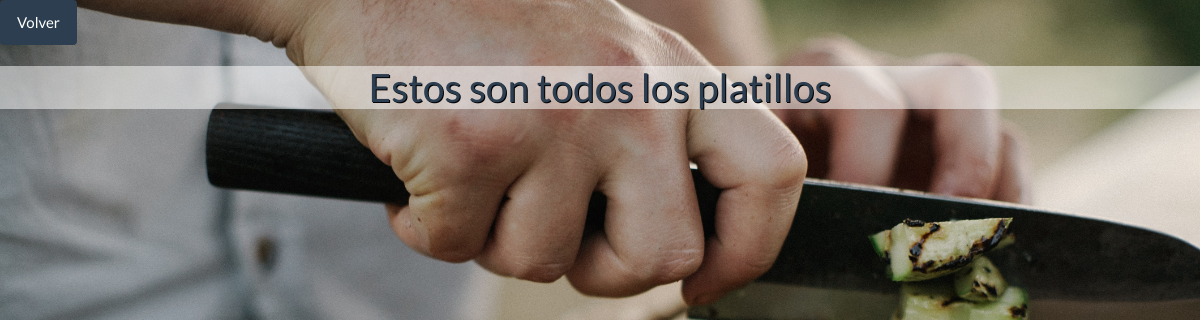
The page /platillo/ver on the database as committed earlier.
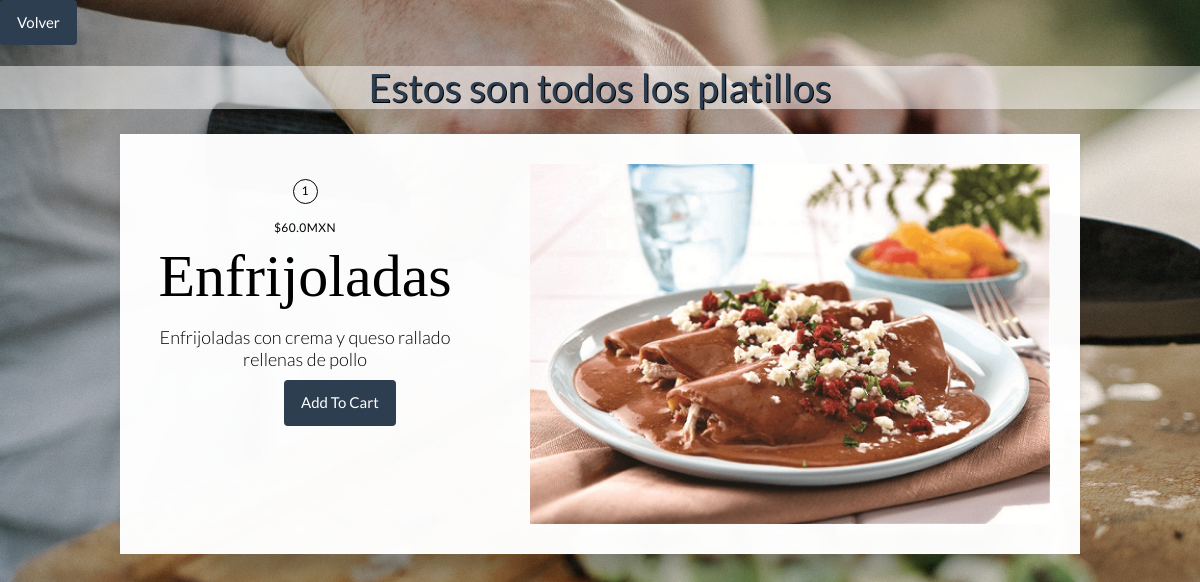
The same page on the database as committed later.
### platillo/models.py (models this page shows, shortened)
class Platillo(models.Model):
    id = models.AutoField(primary_key=True)
    nombre = models.CharField(max_length=200, unique=True)
    descripcion = models.CharField(max_length=500, null=True)
    precio = models.FloatField(null=False, default=0)
    imagen = models.ImageField(null=True, upload_to=directorio_imagen)
    categoria = models.ForeignKey(
        'categoria.Categoria', on_delete=models.CASCADE)
    class Meta:
        db_table = 'platillo'
        verbose_name_plural = "Platillos"

### platillo/views.py (the view)
# urls.py: path('ver', views.VerPlatillos.as_view(), name="ver"),
class VerPlatillos(View):
    template = "platillo/ver_platillos.html"
    def get(self, request):
        platillos = Platillo.objects.all()
        contexto = {"platillos": platillos}
        return render(request, self.template, contexto)

### platillo/templates/platillo/ver_platillos.html (shortened to what this page needs)
{% load static %}
<link rel="stylesheet" type="text/css" href={% static 'platillo/css/ver_platillos.css'%}>
<link rel="stylesheet" href="{% static 'css/bootstrap.min.css' %}">
<div class="return-btn" style="text-align: start">
        <a class="btn btn-primary" href="../../../platillo/">Volver</a>
</div>
<h1>Estos son todos los platillos</h1>
{% for platillo_original in platillos%}
    <div id="{{platillo.id}}">
        <div class="card-container">
  <div class="card u-clearfix">
    <div class="card-body">
      <span class="card-number card-circle subtle">{{platillo_original.id}}</span>
      <span class="card-author subtle">${{platillo_original.precio}}MXN</span>
      <h2 class="card-title">{{platillo_original.nombre}}</h2>
      <span class="card-description subtle">{{platillo_original.descripcion}}</span>
    </div>
    <img src="{{platillo_original.imagen.url}}" alt="" class="card-media" height="360" width="auto"/>
    <a class="btn btn-primary" href="{% url 'cliente:cart_add' platillo_original.id %}">Add To Cart</a>
  </div>
</div><br>
    </div>
{% endfor %}

Rows that differ between the two databases and show on the page:
added Platillo: id "1", precio "60.0", nombre "Enfrijoladas", descripcion "Enfrijoladas con crema y queso rallado rellenas de pollo", imagen (picture)
